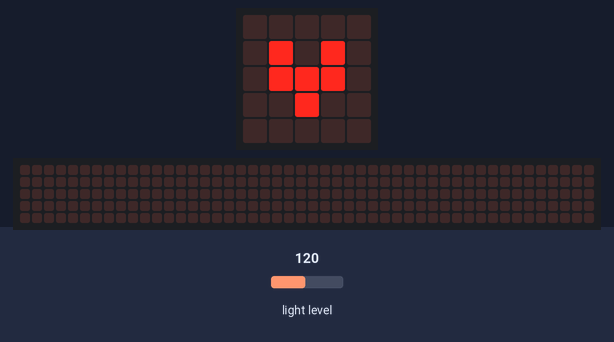
Bench run of a program on a simulated BBC micro:bit (MakeCode). Shown: the board's 5×5 LED display, a strip that is not on the board, showing the scrolling text unrolled. The test bench sets the inputs (shaded band); at power-on: light level 120. The 48×5 strip is a reading aid, not a part: it shows the text the display is scrolling, unrolled, one strip-width of it at a time.

Above: at 1.3 s.
At 3.0 s:
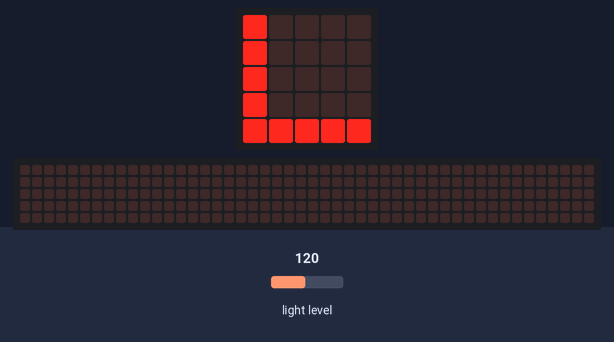
3.1 s: light level set to 5
At 8.0 s:
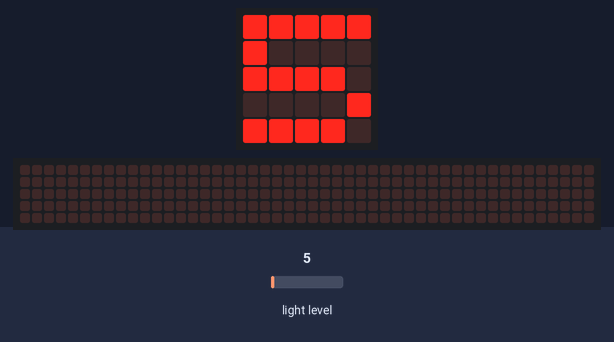
10.0 s: light level set to 128
At 13.92 s:
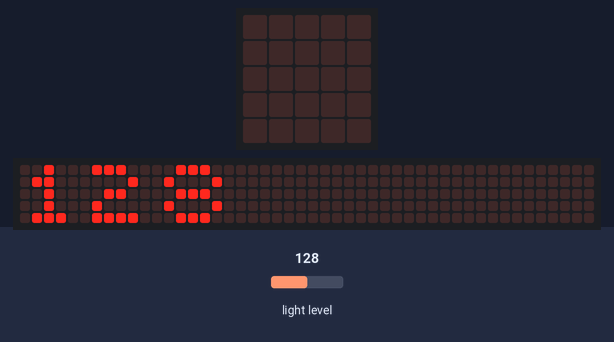
16.9 s: light level set to 64
At 25.54 s:
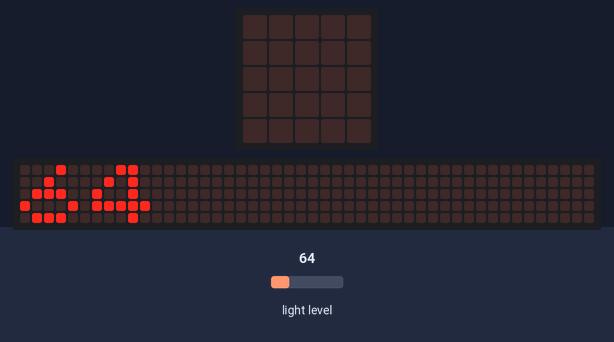

Measured:
- after the input at 3.1 s, the display: first differs from a run without the input after 4.3 s (image 2)
- after the input at 10.0 s, the display: first differs from a run without the input after 3.8 s (image 3)
- what the display in image 0 shows lasts 0.6 s, from 1.2 s to 1.8 s
- what the display in image 1 shows lasts 0.4 s, from 2.6 s to 3.0 s
- what the display in image 2 shows lasts 0.8 s, from 7.4 s to 8.2 s

The program:

main.ts
```typescript
basic.showIcon(IconNames.Heart)
basic.showIcon(IconNames.Heart)
basic.showIcon(IconNames.SmallHeart)
basic.forever(function () {
    basic.showLeds(`
        # # # # #
        # . . . #
        # . . . #
        # . . . #
        # # # # #
        `)
    basic.showLeds(`
        # . . . #
        # # . . #
        # . # . #
        # . . # #
        # . . . #
        `)
    basic.showLeds(`
        # . . . .
        # . . . .
        # . . . .
        # . . . .
        # # # # #
        `)
    basic.showLeds(`
        . # . # .
        . # . # .
        . # # # .
        . . . # .
        . # # # .
        `)
    basic.showLeds(`
        # # # # #
        # . . . .
        # . # # #
        # . . . #
        # # # # #
        `)
    basic.showLeds(`
        . # # # .
        . # . # .
        . # . # .
        . # # # .
        . # . # .
        `)
    basic.showLeds(`
        . # . . .
        . # . . .
        . # # # #
        . # . . #
        . # # # #
        `)
    basic.showLeds(`
        . # . . .
        . # . . .
        . # # # #
        . # . . #
        . # # # #
        `)
    basic.showLeds(`
        . # . # .
        . # . # .
        . # # # .
        . . . # .
        . # # # .
        `)
    basic.showLeds(`
        # . . . #
        # # . # #
        # . # . #
        # . . . #
        # . . . .
        `)
    basic.showLeds(`
        . # # # .
        . # . . .
        . # # # .
        . # . . .
        . # # # .
        `)
    basic.showIcon(IconNames.Heart)
    basic.showIcon(IconNames.Heart)
    basic.clearScreen()
    basic.clearScreen()
    basic.showNumber(input.lightLevel())
    if (input.lightLevel() < 50) {

    } else {

    }
})
```

test.ts
```typescript
// i test vanno qui; questi non saranno compilati quando questo pacchetto viene usato come estensione.
```
